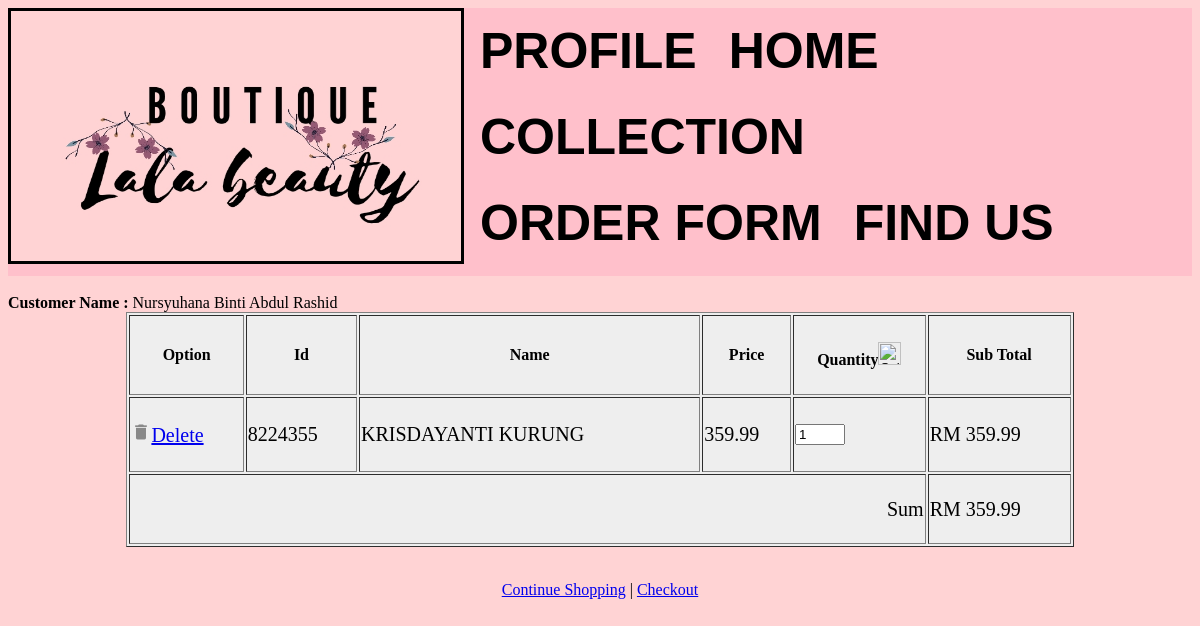
Page /project/customer/cart.php?idproduct=8224355 (signed in) on the committed database.
### tables this page shows
CREATE TABLE `customer` (
  `idcust` int(11) NOT NULL,
  `username` varchar(50) NOT NULL,
  `address` varchar(255) NOT NULL,
  `phoneno` int(11) NOT NULL,
  `email` varchar(35) NOT NULL,
  `custpassword` int(11) NOT NULL
);

CREATE TABLE `product` (
  `idproduct` int(11) NOT NULL,
  `productname` varchar(45) NOT NULL,
  `image` text NOT NULL,
  `price` float NOT NULL,
  `quantity` int(11) NOT NULL
);

### project/customer/cart.php (the view, shortened to what this page needs)
<?php
require "head.php";
if(isset ($_GET ['idproduct']) && !isset($_POST['update'])){
    $result = mysqli_query($conn, 'select * from product where idproduct=' . $_GET ['idproduct']);
}
?>
<html>
<head>
	<link rel="stylesheet" href="../nav.css">
</head>
<body>
<center>
<form method="post">
<table cellpading="2" cellspacing="2" border="1">
    <tr>
        <th>Option</th>
        <th>Id</th>
        <th>Name</th>
        <th>Price</th>
        <th>Quantity<input type="image" src="save.png" width="23px">
        </th>
        <th>Sub Total</th>
    </tr>
    <?php
    if (isset ($_SESSION ['cart'])) {
        $cart = unserialize(serialize($_SESSION['cart']));
        $s = 0;
        $index = 0;
        for ($i=0; $i<count($cart); $i++) {
            $s += $cart [$i]->price * $cart [$i]->quantity;
    ?>
    <tr>
        <td><a href="cart.php?index=<?php echo $index; ?>"
            onclick="return confirm('Are you sure?')"><img src="icon-delete.png" alt="Remove Item" />Delete</a></td>
        <td><?php echo $cart[$i]->idproduct; ?></td>
        <td><?php echo $cart[$i]->productname; ?></td>
        <td><?php echo $cart[$i]->price; ?></td>
        <td><input type="number" value="<?php echo $cart[$i]->quantity; ?>"
            style="width:50px;" name="quantity[]"></td>
        <td>RM <?php echo $cart[$i]->price * $cart[$i]->quantity; ?></td>
    </tr>
    <?php
    }
    ?>
    <tr>
        <td colspan="5" align="right">Sum</td>
        <td align="left">RM <?php echo $s; ?></td>
    </tr>
    <?php
    }
    ?>
</table>
</form>
<br>
<a href="order.php">Continue Shopping</a> | <a href="checkout.php">Checkout</a></center>
</body>
</html>

### project/customer/head.php
<?php
require '../conn.php';
$idcust = $_SESSION['idcust'];
$sql = "SELECT * FROM customer WHERE idcust = $idcust";
$row = $conn->query($sql)->fetch_object();
?>
	<ul>
    	<li><img src ="logo.jpeg" width="58%" height="35%"></li>
        <li><a href="profile.php"><b>PROFILE</b></a><li>
		<li><a href="utama.php"><b>HOME</b></a><li>
  		<li><a href="product.php"><b>COLLECTION</b></a></li>
  		<li><a href="order.php"><b>ORDER FORM</b></a></li>
  		<li><a href="findus.php"><b>FIND US</b></a></li>
	</ul><br>
    <font><b>Customer Name :</b></font>
    <font><?php echo $row->username;?></font><br>

### project/nav.css (style rules this page uses)
body { background-image: url('bg.jpeg'); background-repeat: no-repeat; background-attachment: fixed; background-size: cover; }
ul { list-style-type:none; margin:0; padding:0; overflow:hidden; background-color:pink; }
li { font-size: 50px; float: left; }
ul li img { border-radius:0%; width:450px; height:250px; border-Width:3px; border-style:solid; }
li a { display:block; color:black; text-align:center; padding:14px 16px; text-decoration: none; font-family:Arial; font-weight:normal; }
img { border-radius:50%; }
table { background-color: #eeeeee; width: 80%; height: 30%; }
td { font-family="Times New Roman"; font-size: 20px; }

### rows in the picture
customer: username "Nursyuhana Binti Abdul Rashid"
product: idproduct "8224355", productname "KRISDAYANTI KURUNG", price "359.99", value "1", $cart[$i]->price*$cart[$i]->quantity "359.99"

### other values in the picture
$s "359.99"
